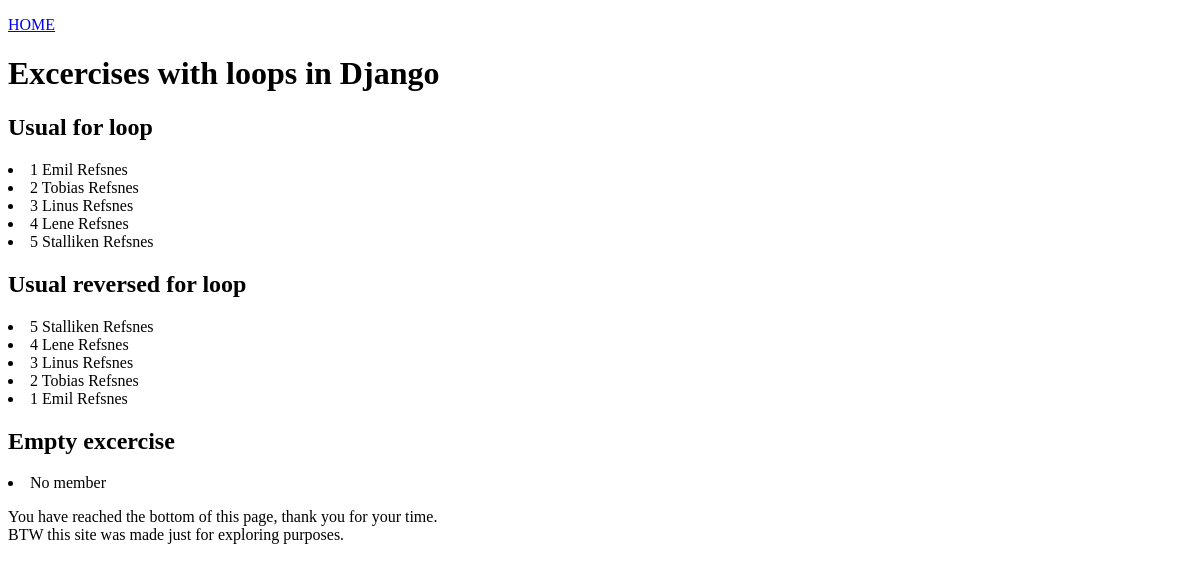
Before: /forloops/ with the older database file.
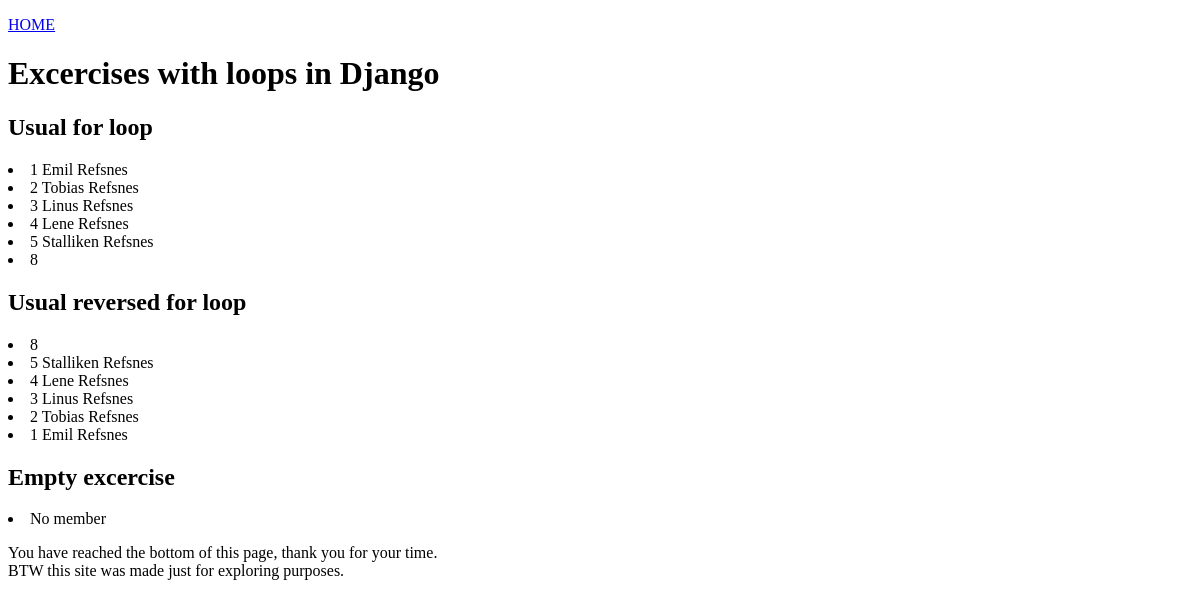
After: the same page with the newer database file.
### members/models.py (models this page shows)
class Member(models.Model):
  firstname = models.CharField(max_length=255)
  lastname = models.CharField(max_length=255)
  phone = models.IntegerField(null=True)
  joined_date = models.DateField(null=True)

### members/views.py (the view)
# urls.py: path('forloops/', views.forloops, name='forloops'),
def forloops(request):
    template = loader.get_template('djangoloops.html')
    mymembers = Member.objects.all().values()
    context = {
        'mymembers': mymembers
    }
    return HttpResponse(template.render(context, request))

### members/templates/djangoloops.html (shortened to what this page needs)
{% extends "master.html" %}
{% block content %}
  <p><a href="/">HOME</a></p>
  <h1>Excercises with loops in Django</h1>
  <h2>Usual for loop</h2>
  {% for x in mymembers %}
  <li>{{ x.id }}
    {{ x.firstname }}
    {{ x.lastname }}
  </li>
  {% empty %}
    <li>No members</li>
  {% endfor %}
  <h2>Usual reversed for loop</h2>
  {% for x in mymembers reversed %}
  <li>{{ x.id }}
    {{ x.firstname }}
    {{ x.lastname }}
  </li>
  {% empty %}
    <li>No member</li>
  {% endfor %}
  <h2>Empty excercise</h2>
  {% for x in mymember %}
  {% empty %}
    <li>No member</li>
  {% endfor %}
  {% include 'footer.html' %}
{% endblock %}

### members/templates/master.html (shortened to what this page needs)
<!DOCTYPE html>
<html>
<head>
</head>
<body>
{% block content %}
{% endblock %}
</body>
</html>

### members/templates/footer.html
<p>You have reached the bottom of this page, thank you for your time.
   <br> BTW this site was made just for exploring purposes. </p>

Changed rows visible on the page:
added Member: id "8"
